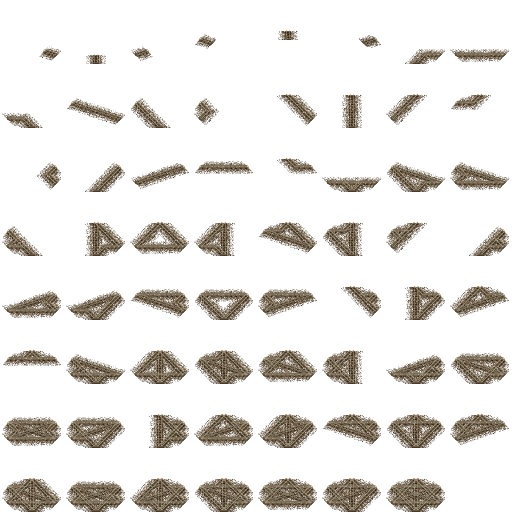
#> input picture infrastructure/rail_tracks/rail_060_tracks_hex.png, 1024 x 1024 px, given in place of rail_060_tracks_hex.png.png, which was not available (shown at 1/2 size)
$ python measure_tier.py rail_060_tracks_hex.png
#> lines starting #> are read from the running program, lines starting #| are printed output that depends on the picture; after the words box and inside, x2 and y2 are one past the last pixel; in counts of white or black regions, pixels touching at a corner belong together; pictures that were not available may be replaced by others from this repository, and a replacement may not be noted
### tools/threed/crop_ref.py
#!/usr/bin/env python3
"""Crop a single tile from a pak128 sprite sheet and emit RGBA PNG.

Pak128 uses (231, 255, 255) as the transparent placeholder color. This
script masks that color out to alpha=0 in the output.

Tile coordinates can be given directly with --row/--col, or looked up via
the accompanying .dat file with --dat/--image. The .dat references tiles
as `name.row.col` strings inside `Image[N][M]=...` lines.

Examples:
    crop_ref.py landscape/grounds/texture_lightmap.png --row 0 --col 14 -o flat.png
    crop_ref.py landscape/grounds/texture_lightmap.png \\
        --dat landscape/grounds/texture_lightmap.dat --image 0 -o flat.png
"""
import argparse
import re
import sys
from pathlib import Path

from PIL import Image

PAK128_TRANSPARENT = (231, 255, 255)
DEFAULT_TILE_SIZE = 128


# [11 lines left out: function lookup_in_dat, not called in this run]


def crop_tile(sheet: Image.Image, row: int, col: int, ts: int) -> Image.Image:
    box = (col * ts, row * ts, col * ts + ts, row * ts + ts)
    if box[2] > sheet.width or box[3] > sheet.height:
        raise SystemExit(
            f"crop {box} exceeds sheet {sheet.size} (tile size {ts})"
        )
    return sheet.crop(box).convert("RGBA")


def mask_transparent(im: Image.Image, key: tuple[int, int, int]) -> Image.Image:
    px = im.load()
    w, h = im.size
    kr, kg, kb = key
    for y in range(h):
        for x in range(w):
            r, g, b, _ = px[x, y]
            if r == kr and g == kg and b == kb:
                px[x, y] = (0, 0, 0, 0)
    return im


# [27 lines left out: function main, not called in this run]


# [2 lines that do not run on import are left out]

### tools/threed/render.py
"""Tiny numpy rasterizer for AI-directed pak128 modeling.

Why this and not OpenSCAD/Blender:

- The scene file must expose lighting, projection, and camera as
  scene-level parameters so the AI agent can edit them as part of
  modeling. OpenSCAD's preview lighting is hardcoded; Blender adds a
  GB of dependencies. A ~150-line numpy rasterizer is enough for
  hard-surface assets (terrain, bridges, low-poly buildings, vehicles).
- The renderer outputs the per-asset 128x128 RGBA PNG that
  `models/tools/diff.py` consumes.

Model / camera split:

- `Model` holds geometry only (verts + quads).  One model represents
  the asset's 3D parts and is built once per asset.
- `SquareCamera` / `HexCamera` hold projection-specific parameters
  (z-anchor, lighting, output geometry).  Each projection has its own
  composite-time conventions in pakset land — square absorbs a
  `,0,32`-style dat shift; hex composites the cell pixels directly —
  so a single camera abstraction can't represent both without a
  pile of "this only applies if projection=…" flags.
- `render(model, camera, layer_filter=…, out_path=…)` dispatches on
  camera type and emits one RGBA buffer per call.  Multi-projection
  baking is a model built once + multiple `render` calls with
  different cameras.

Usage in a scene file:

    from tools.threed.render import Model, SquareCamera, HexCamera, render
    m = Model()
    m.add_box((-0.5,-0.2,0), (0.5,0.2,0.05), (130,95,60))
    ...
    render(m, SquareCamera(screen_center_y=64), out_path="out.png")
    render(m, HexCamera(),                       out_path="out_hex.png")

Conventions:
- World axes: +x, +y horizontal; +z up.  Square tile spans [-0.5, 0.5]
  in x,y (side length 1.0).  Hex tile is bigger in world coords: corners
  at radius `HEX_TILE_RADIUS` (= 1.0) from origin, picked so the entry-
  edge length (= R for a regular hex) matches the square tile's side
  length — so one set of asset widths reads correctly under both
  projections (`PAVEMENT_HALF_W = 0.5` fills the entry edge in either).
- Square camera: yaw 45 deg around z, pitch ~29.5 deg above horizontal
  (calibrated against the texture_lightmap flat tile bbox).
- Hex camera: flat-top, no yaw — world +x is screen-right, world +y is
  screen-up.  Anchored to the engine's `HexGeom` (`tools/threed/hex_synth.py`,
  mirroring `synth_geometry.h`): the world hex of radius `HEX_TILE_RADIUS`
  maps onto the engine's W-wide × W/2-tall flat-top silhouette so a 3D
  scene shares one geometry source with the parametric ground bakers.
- Sun: from south, 60 deg above horizon (pak128 standard, see
  devdocs/128painting.txt).  Same world-space sun direction in both
  projections; what differs is only the projection of geometry.
"""
from __future__ import annotations

import math
from dataclasses import dataclass, field

import numpy as np
from PIL import Image

from .hex_synth import (
    DEFAULT_W, HEIGHT_STEP, HexGeom, hash_noise01, hex_height_raster_scale_y
)
from .way import HEX_TILE_RADIUS

# --- Camera / projection -----------------------------------------------------
YAW = np.deg2rad(45.0)
ELEV = np.deg2rad(29.5)
IMG_SIZE = 128
PIXELS_PER_UNIT = 128.0 / np.sqrt(2.0)
SCREEN_CENTER_X = IMG_SIZE / 2.0
SCREEN_CENTER_Y_GROUND = IMG_SIZE / 2.0 + 32.0  # 96: matches flat-tile bbox


# [4 lines left out: function dot, not called in this run]


def unit(v):
    v = np.asarray(v, dtype=float)
    return v / math.hypot(*v)


# Sun: from south (-y), 60 deg above horizon. Light travels +y (north) +
# downward.
SUN_DIR = unit([
    0.0,
    float(np.cos(np.deg2rad(60.0))),
    -float(np.sin(np.deg2rad(60.0))),
])


# [15 lines left out: function world_to_screen, not called in this run]


# --- Hex projection ----------------------------------------------------------
# Anchored to `HexGeom` (mirror of `synth_geometry.h`).  The world hex
# has corners at radius `HEX_TILE_RADIUS` from origin (R = 1.0 by
# default — see way.py for why).  Projection maps world (R, 0) → screen
# (W-1, mid_y) and (R/2, R·√3/2) → (3u, top_y), so x-scale =
# W/(2R) per world unit and y-scale = W/(2R·√3) per world unit (so the
# hex's y-extent ±R·√3/2 maps to screen-y ± W/4 = ±u).
#
# z-lift uses the same scale as square dimetric (PIXELS_PER_UNIT) so a
# given 3D part has a comparable on-screen height in both projections.
# The engine's terrain `lift = W/8 per height_step` is for ground-corner
# elevation in HEIGHT_STEP units; bespoke 3D scenes use the world-unit
# convention and need an absolute px/world_z scale, which we share with
# square dimetric.
HEX_Z_SCALE = PIXELS_PER_UNIT


# [134 lines left out: functions engine_z_per_step, hex_plan_clip, world_to_screen_hex, _quad_normal, _draw_triangle, not called in this run]


# --- Model --------------------------------------------------------------------
class Model:
    """Append-only collection of vertices and quads.  Pure geometry —
    no camera or projection state.  One `Model` populated by an asset's
    `build_*` functions, rendered through one or more cameras.

    A quad is `(i0, i1, i2, i3, color_rgb, layer, dither_keep, shader)` with
    vertices in CCW order seen from outside (so the cross product
    `(v1-v0) x (v3-v0)` points outward).
    """

    def __init__(self):
        self.verts: list[tuple] = []
        self.quads: list[tuple] = []

    # [47 lines left out: functions add_quad, add_box, not called in this run]


# --- Cameras ------------------------------------------------------------------
@dataclass
class SquareCamera:
    """Pak128 square dimetric camera.

    `screen_center_y` is the cell-y where world z=0 lands; the default
    `SCREEN_CENTER_Y_GROUND=96` matches a flat-tile-bbox bottom at
    cell-y=96 (the pak128 visible-centre convention).  Bridges drop
    this to absorb the typical `,0,N` dat composite shift — the dat
    adds N back at draw time, so a non-default `screen_center_y` plus
    a matching dat offset sums to the engine's per-tile anchor.
    """
    screen_center_y: float = SCREEN_CENTER_Y_GROUND
    ambient: float = 0.25
    sun_dir: tuple | None = None  # None → SUN_DIR
    img_size: int = IMG_SIZE


@dataclass
class HexCamera:
    """Flat-top hex camera anchored to the engine's `HexGeom`.

    `anchor_y` is the cell-y where world z=0 lands; `None` defaults to
    `geom.mid_y` (correct for ground-level assets).  Bridges anchor
    below `mid_y` so the cell pixels carry the offset that pak128
    square gets from its `,0,N` dat shift — hex pakset entries
    composite without a dat shift.
    """
    anchor_y: int | None = None
    ambient: float = 0.25
    sun_dir: tuple | None = None
    geom: HexGeom = field(default_factory=HexGeom)
    # World (x, y) drawn at the cell centre and clipped to: the tile of
    # a multi-tile model.  `levels` stacks that many cells, each a
    # raster width higher, as the engine draws a building's heights.
    centre: tuple[float, float] = (0.0, 0.0)
    levels: int = 1


# --- Render -------------------------------------------------------------------
# [62 lines left out: function render, not called in this run]

### infrastructure/rail_tracks/measure_tier.py
#!/usr/bin/env python3
"""Measure a rail tier's cross-section from its pak128 square cells.

    python3 -m infrastructure.rail_tracks.measure_tier [rail_080_tracks ...]

With no arguments, every `rail_*_tracks.png` in this directory.  Reads
the NS and EW straights (sheet cells 1.5 / 1.6, the same crops
`way_verify.verify_square` diffs against), so no build step has to run
first.  Why this exists: eyeballing "the ballast looks about this wide,
the ties about that grey" mixes up screen distances with world
distances (they differ by the dimetric projection's per-axis factors)
and picks colours the lighting then shifts.  This script does both
conversions once, against the reference, so `RailParams` values are set
from data.

What it measures, per tier:

  rail    The two solid-colour pixel clusters pak128 paints for the
          rails: the lighter is the rail head, the darker the shadow
          line beside it.  Head colour, and the gauge by fitting a
          line to each rail's head pixels (perpendicular distance
          between the two fits, over the dimetric perpendicular
          px-per-world factor).
  ties    The along-track period of the luminance between the rails
          (grid search).  Then 2-means on the luminance of the pixels
          between the rails: the cluster farther from the ballast
          outside the tie ends is the tie colour (pak128 ties are a
          lattice of dark or pale pixels, never a solid fill).  Tie
          length: the perpendicular run around the axis where
          tie-like pixels stay at least half-way from their density
          outside the tie ends to their density near the axis; n/a
          where the ties are too faint for that.
  ballast Opaque coverage by perpendicular distance (the silhouette's
          dither) and the median colour of the ballast pixels (rails
          and tie-like pixels excluded), fitted into bands by
          `fit_bands`.  The output lines paste into `RailParams`.

Geometry: pixels are unprojected onto the ground plane (z = 0), which
gives each pixel a (perpendicular, along-track) world coordinate.
Raised parts (rails, ties) unproject displaced by about 1.25 * z along
both axes, so only differences between pixels of one class (gauge, tie
length) are read from them, never absolute positions.

Model colours: `RailParams` colours go through the renderer's lighting
(`SHADE`, the top-face factor), so the suggested colour is
`observed / SHADE`, which renders back to the observed pixel.
"""
from __future__ import annotations

import math
import sys
from collections import Counter
from pathlib import Path

import numpy as np
from PIL import Image

from tools.threed import crop_ref
from tools.threed.render import (
    ELEV, PIXELS_PER_UNIT, SCREEN_CENTER_X, SCREEN_CENTER_Y_GROUND,
    SUN_DIR, YAW, SquareCamera,
)
from tools.threed.way_verify import DEFAULT_STRAIGHTS


HERE = Path(__file__).resolve().parent

# Top-face brightness factor of `render.render` (ambient + diffuse of a
# +z normal under the sun).
_AMBIENT = SquareCamera().ambient
SHADE = _AMBIENT + (1.0 - _AMBIENT) * max(0.0, float(-SUN_DIR[2]))

# Along-track margin that keeps clear of the cell's cut ends.
ALONG_MAX = 0.42
BIN = 0.01  # perpendicular bin, world units


def _perp_px_per_half_gauge() -> float:
    """Screen pixels, perpendicular to the rail axis, between two rails
    2 world units apart, i.e. per world unit of half-gauge, under the
    square dimetric camera (`render.py`'s YAW, ELEV, PIXELS_PER_UNIT).
    For a rail running along world y the rail pair is displaced along
    world x; the EW case mirrors and lands on the same number."""
    cy, sy = math.cos(-YAW), math.sin(-YAW)
    a = -(math.pi / 2.0 - ELEV)
    ca, sa = math.cos(a), math.sin(a)

    def to_screen(dx, dy, dz):
        x1 = cy * dx - sy * dy
        y1 = sy * dx + cy * dy
        y2 = ca * y1 - sa * dz
        return (x1 * PIXELS_PER_UNIT, -y2 * PIXELS_PER_UNIT)

    axis = to_screen(0.0, 1.0, 0.0)
    axis_len = math.hypot(*axis)
    perp_unit = (-axis[1] / axis_len, axis[0] / axis_len)
    pair = to_screen(2.0, 0.0, 0.0)
    return abs(pair[0] * perp_unit[0] + pair[1] * perp_unit[1])


PERP_PX_PER_HALF_GAUGE = _perp_px_per_half_gauge()


def _ground_grid():
    """World (x, y) of every cell pixel centre, unprojected onto z=0."""
    sy, sx = np.mgrid[0:128, 0:128]
    x1 = (sx + 0.5 - SCREEN_CENTER_X) / PIXELS_PER_UNIT
    y1 = (SCREEN_CENTER_Y_GROUND - (sy + 0.5)) / (
        PIXELS_PER_UNIT * math.cos(-(math.pi / 2.0 - ELEV)))
    return (x1 - y1) / math.sqrt(2.0), (x1 + y1) / math.sqrt(2.0)


GROUND_X, GROUND_Y = _ground_grid()


class Cell:
    """One straight: RGBA pixels plus each pixel's (perp, along) world
    coordinate relative to the track axis."""

    def __init__(self, sheet: Image.Image, row: int, col: int, yaw: float):
        tile = crop_ref.crop_tile(sheet, row, col, crop_ref.DEFAULT_TILE_SIZE)
        tile = crop_ref.mask_transparent(tile, crop_ref.PAK128_TRANSPARENT)
        self.rgba = np.asarray(tile, dtype=np.uint8)
        self.rgb = self.rgba[..., :3].astype(float)
        self.opaque = self.rgba[..., 3] > 0
        # Cell 1.5 runs along world y, cell 1.6 along world x.
        if yaw == 0.0:
            self.perp, self.along = GROUND_X, GROUND_Y
        else:
            self.perp, self.along = GROUND_Y, GROUND_X
        self.lum = self.rgb.mean(axis=2)
        self.in_track = self.opaque & (np.abs(self.along) < ALONG_MAX)


# --- Rails ------------------------------------------------------------------

def _clusters(cell: Cell, min_px: int = 60):
    """Solid-colour clusters: colours within 1 per channel of a seed
    colour merge into it (pak128 dithers some rail colours by one
    step).  Returns [(seed_rgb, mask)] for clusters of at least
    `min_px` pixels."""
    counts = Counter(map(tuple, cell.rgba[cell.opaque][:, :3].tolist()))
    seeds: list[tuple] = []
    totals: list[int] = []
    for colour, n in counts.most_common():
        for i, seed in enumerate(seeds):
            if max(abs(a - b) for a, b in zip(colour, seed)) <= 1:
                totals[i] += n
                break
        else:
            seeds.append(colour)
            totals.append(n)
    out = []
    for seed, total in zip(seeds, totals):
        if total >= min_px:
            near = np.all(np.abs(cell.rgba[..., :3].astype(int)
                                 - np.array(seed)) <= 1, axis=2) & cell.opaque
            out.append((seed, near))
    return out


# Rail pixels sit within this |perp| of the axis (half-gauge 0.047 plus
# the raised rail's unprojection offset); flat colours of the ballast
# (the slab tiers' concrete) spread across the whole tile.
RAIL_ZONE = 0.12


def measure_rails(cell: Cell):
    """Head colour, shadow-line colour, half-gauge, and the mask of all
    rail pixels (head + shadow) for excluding them from other stats."""
    clusters = [c for c in _clusters(cell)
                if (np.abs(cell.perp[c[1]]) < RAIL_ZONE).mean() > 0.9]
    if len(clusters) != 2:
        raise RuntimeError(
            f"expected 2 solid-colour rail clusters, found "
            f"{[c[0] for c in clusters]}")
    clusters.sort(key=lambda c: sum(c[0]))
    (shadow_rgb, shadow_mask), (head_rgb, head_mask) = clusters

    ys, xs = np.where(head_mask)
    A = np.vstack([xs, np.ones_like(xs)]).T
    m_all, b_all = np.linalg.lstsq(A, ys, rcond=None)[0]
    upper = (ys - (m_all * xs + b_all)) < 0
    fits = []
    for sel in (upper, ~upper):
        A = np.vstack([xs[sel], np.ones(sel.sum())]).T
        fits.append(np.linalg.lstsq(A, ys[sel], rcond=None)[0])
    (m_u, b_u), (m_l, b_l) = fits
    if abs(m_u - m_l) > 0.05:
        raise RuntimeError(f"rail slopes diverge: {m_u:.4f} vs {m_l:.4f}")
    m = 0.5 * (m_u + m_l)
    perp_px = abs(b_l - b_u) / math.sqrt(1.0 + m * m)
    return {
        "head_rgb": head_rgb, "shadow_rgb": shadow_rgb,
        "half_gauge": perp_px / PERP_PX_PER_HALF_GAUGE,
        "mask": head_mask | shadow_mask,
    }


# --- Ties -------------------------------------------------------------------

# [90 lines left out: functions _two_means, measure_ties, coverage_profile, _ballast_pixels, not called in this run]


MIN_PX = 30  # fewer ballast pixels than this: no colour estimate
# Slab test.  A concrete slab is nearly one colour (spread = median
# per-pixel max-channel deviation from the median colour, about 4
# against 7+ for gravel), so it is the flat core of the bed out to
# where the spread rises to FLAT_JUMP times the core's.
FLAT_SPREAD = 5.5
FLAT_JUMP = 1.6


# [71 lines left out: functions _spread, _slab_outer, _merge, fit_bands, not called in this run]


# --- Report -----------------------------------------------------------------

def _model(rgb):
    """Observed colour -> model colour (inverse of the top-face shade)."""
    return tuple(int(min(255, round(c / SHADE))) for c in rgb)


def _ints(rgb):
    return tuple(int(round(c)) for c in rgb)


def measure(name: str):
    sheet = Image.open(HERE / f"{name}.png").convert("RGB")
    cells = [Cell(sheet, row, col, yaw)
             for row, col, _name, yaw, _label in DEFAULT_STRAIGHTS]
    rails = [measure_rails(c) for c in cells]
    ties = [measure_ties(c, r["mask"]) for c, r in zip(cells, rails)]
    radius, cov = coverage_profile(cells)
    return cells, rails, ties, radius, cov


def report(name: str):
    cells, rails, ties, radius, cov = measure(name)
    print(f"=== {name} ===")
    for (_r, _c, label, _y, _l), rl, ti in zip(DEFAULT_STRAIGHTS, rails, ties):
        length = (f"{ti['tie_len']:.2f}" if ti["tie_len"] == ti["tie_len"]
                  else "n/a (ties too faint)")
        print(f"  {label}: rail head {_ints(rl['head_rgb'])} shadow "
              f"{_ints(rl['shadow_rgb'])} half-gauge {rl['half_gauge']:.5f}; "
              f"tie {_ints(ti['tie_rgb'])} pitch {ti['period']:.4f} "
              f"length {length}")
    half_gauge = float(np.mean([r["half_gauge"] for r in rails]))
    print(f"  rail_color = {_model(rails[0]['head_rgb'])}  "
          f"rail_gauge_half = {half_gauge:.4f}")
    print(f"  tie_color = {_model(np.mean([t['tie_rgb'] for t in ties], axis=0))}")
    print("  coverage by |perp|, every 0.02: "
          + " ".join(f"{c:.2f}" for c in cov[::2]))
    print("  ballast_bands (inner, outer, keep, color):")
    for band in fit_bands(cells, [r["mask"] for r in rails],
                          [t["mask"] for t in ties], radius, cov):
        print(f"    BallastBand{band},")
    lengths = [t["tie_len"] for t in ties if t["tie_len"] == t["tie_len"]]
    return (half_gauge, float(np.mean(lengths)) if lengths else float("nan"),
            float(np.mean([t["period"] for t in ties])))


def main(argv: list[str]) -> None:
    names = argv or sorted(p.stem for p in HERE.glob("rail_*_tracks.png"))
    print(f"top-face shade {SHADE:.4f}; model colour = observed / shade")
    family = np.array([report(name) for name in names])
#> in measure, `sheet = Image.open(HERE / f"{name}.png").convert("RGB")`:
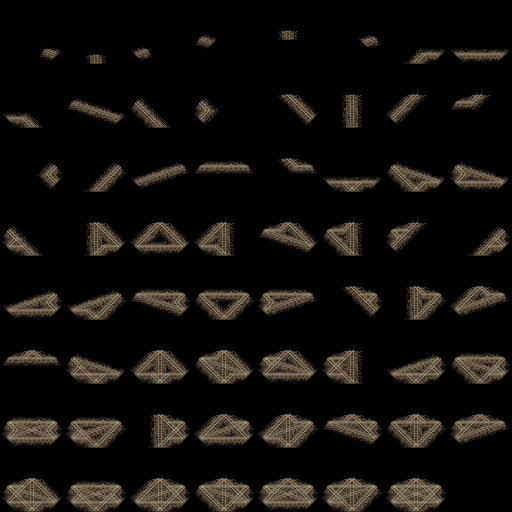
#> sheet: PIL image 1024x1024 RGB (shown at 1/2 size); mean R, G, B 17.9, 15.3, 11.9
#> in __init__, `self.opaque = self.rgba[..., 3] > 0`: self.opaque: shape (128, 128) bool; every value is 1
#> in __init__, `self.in_track = self.opaque & (np.abs(self.along) < ALONG_MAX)`:
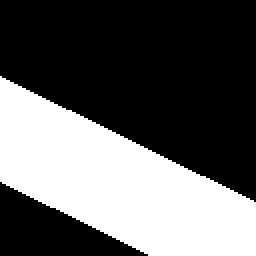
#> self.in_track: shape (128, 128) bool (shown 2 times larger); 37.2% white; 1 white region, box (x1, y1, x2, y2) and area: (0, 38, 128, 128) 6091
#> call 2 of __init__, with row = 1, col = 6, yaw = 90
#> call 2 of crop_tile, with row = 1, col = 6, ts = 128
#> in crop_tile (call 2), `return sheet.crop(box).convert("RGBA")`:
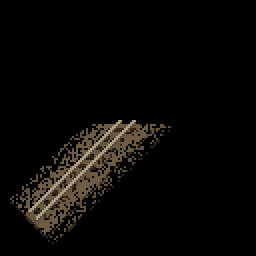
#> returned value: PIL image 128x128 RGBA (shown 2 times larger); mean R, G, B, A 9.5, 8.1, 6.2, 255
#> in __init__ (call 2), `self.lum = self.rgb.mean(axis=2)`:
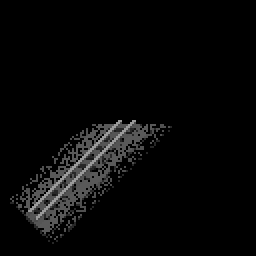
#> self.lum: shape (128, 128) float64 (shown 2 times larger); min 0, max 154.7, mean 7.9
#> in __init__ (call 2), `self.in_track = self.opaque & (np.abs(self.along) < ALONG_MAX)`:
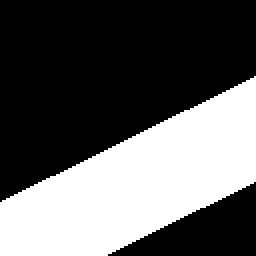
#> self.in_track: shape (128, 128) bool (shown 2 times larger); 37.2% white; 1 white region, box (x1, y1, x2, y2) and area: (0, 38, 128, 128) 6091
#> in measure, `cells = [Cell(sheet, row, col, yaw) for row, col, _name, yaw, _label i..`: cells = 2 items
#> in _clusters, `counts = Counter(map(tuple, cell.rgba[cell.opaque][:, :3].tolist()))`: counts = 11 items
#> the loop in _clusters, `for colour, n in counts.most_common():` made 11 passes
#> (colour, n) on passes 1 to 11: ((0, 0, 0), 14760), ((110, 91, 68), 559), ((105, 87, 64), 360), ((98, 81, 62), 274), ((56, 39, 25), 168), ((173, 159, 132), 128), ((39, 27, 17), 84), ((73, 60, 45), 24), ((76, 63, 47), 17), ((68, 56, 43), 8), ((120, 110, 91), 2)
#> after the loop in _clusters, `for colour, n in counts.most_common():`: seeds = [(0, 0, 0), (110, 91, 68), (105, 87, 64), (98, 81, 62), (56, 39, 25), (173, 159, 132), (39, 27, 17), (73, 60, 45), (76, 63, 47), (68, 56, 43), (120, 110, 91)]; totals = [14760, 559, 360, 274, 168, 128, 84, 24, 17, 8, 2]
#> the loop in _clusters, `for seed, total in zip(seeds, totals):` made 11 passes
#> pass 1, in _clusters, `near = np.all(np.abs(cell.rgba[..., :3].astype(int) - np.array(seed)) ..`:
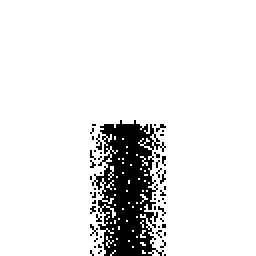
#> near: shape (128, 128) bool (shown 2 times larger); 90.1% white; 50 black regions (49 under 20 px), largest, box (x1, y1, x2, y2) and area: (46, 60, 83, 128) 1458
#> pass 3, in _clusters, `near = np.all(np.abs(cell.rgba[..., :3].astype(int) - np.array(seed)) ..`:
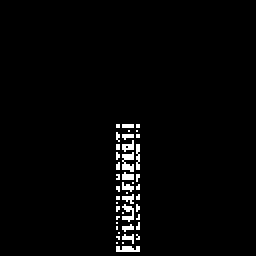
#> near: shape (128, 128) bool (shown 2 times larger); 2.2% white in thin lines or dots, all inside (x1, y1, x2, y2) = (58, 62, 70, 126)
#> after the loop in _clusters, `for seed, total in zip(seeds, totals):`: out = 7 items
#> in measure_rails, `clusters = [c for c in _clusters(cell) if (np.abs(cell.perp[c[1]]) < R..`: clusters = []
    if len(names) > 1:
        lo, hi = np.nanmin(family, axis=0), np.nanmax(family, axis=0)
        print("=== across tiers (min .. max) ===")
        for label, a, b in zip(("half-gauge", "tie length", "tie pitch"), lo, hi):
            print(f"  {label}: {a:.4f} .. {b:.4f}")


if __name__ == "__main__":
#> (the run stopped early here; a loop or call above may not have finished)
